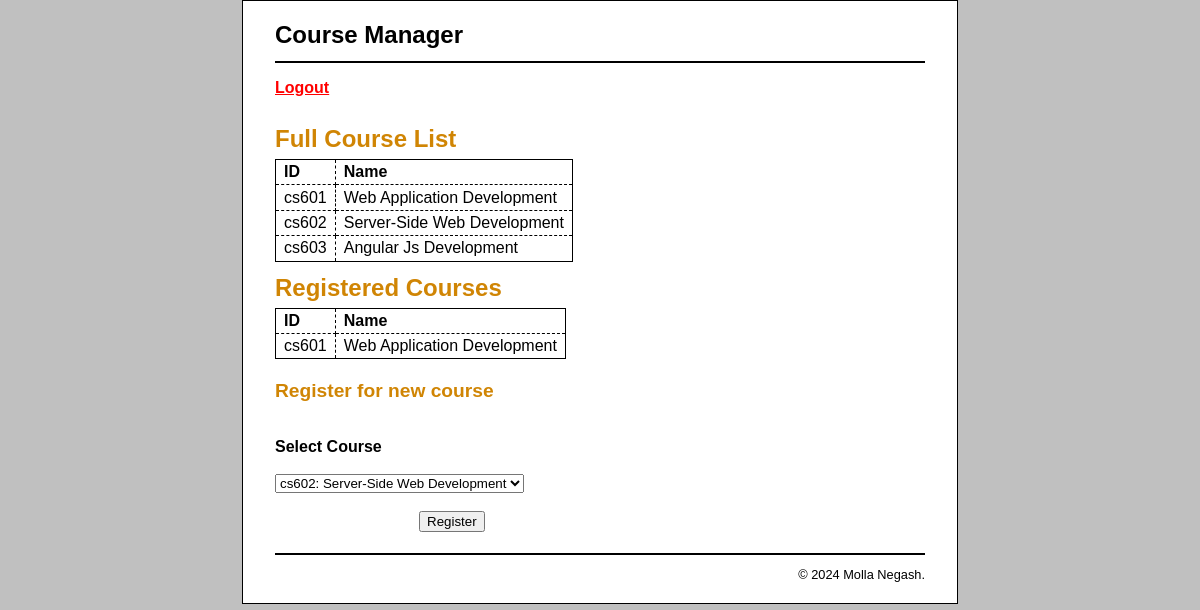
Screenshot of /student_home.php (signed in) with the database file from the repository.
### tables this page shows
CREATE TABLE `courses` (
  `id` int(11) NOT NULL AUTO_INCREMENT,
  `course_name` varchar(100) NOT NULL,
  
  `course_code` varchar(20) NOT NULL,
  PRIMARY KEY (`id`)
);

CREATE TABLE `enrollments` (
  `id` int(11) NOT NULL AUTO_INCREMENT,
  `course_id` int(11) NOT NULL,
  `student_id` int(11) NOT NULL,
  `enrollment_date` datetime DEFAULT current_timestamp(),
  PRIMARY KEY (`id`)
);

### database.php (called while the page is built, shortened)
<?php
	if(isset($_SESSION['user'])){
		$user=$_SESSION['user'];
	}

### student_home.php (the view, shortened to what this page needs)
<?php
require_once('database.php');
$student_id=$user['id'];
try{
	$courses=$db->query("select * from courses order by course_code asc")->fetchAll();
	$q="select * from enrollments enr left join courses c on c.id=enr.course_id where student_id=$student_id";
	$enr_courses=$db->query($q)->fetchAll();
}
catch (PDOException $e) {
	 echo 'Error Message: ' .$e->getMessage();
}
?>
<!DOCTYPE html>
<html>
<head>
    <link rel="stylesheet" type="text/css" href="main.css" />
</head>
<body>
<header><h1>Course Manager</h1></header>
<p><a style="color:red" href="logout.php">Logout</a></p>
<main>
    <h1>Full Course List</h1>
    <table>
        <tr>
            <th>ID</th><th>Name</th>
			<?php
				foreach($courses as $c){
					echo "<tr>";
					echo "<td>".$c['course_code']."</td>";
					echo "<td>".$c['course_name']."</td>";
					echo "</tr>";
				}
			?>
        </tr>
    </table>
	<h1>Registered Courses</h1>
    <table>
        <tr>
            <th>ID</th><th>Name</th>
			<?php
				$already_enrolled=[];
				foreach($enr_courses as $c){
					$already_enrolled[]=$c['id'];
					echo "<tr>";
					echo "<td>".$c['course_code']."</td>";
					echo "<td>".$c['course_name']."</td>";
					echo "</tr>";
				}
				if(empty($already_enrolled)){
					 $new_courses=$courses;
				}
				else{
					$already_enrolled=implode(',',$already_enrolled);
					$q="select * from courses where id not in ($already_enrolled)";
					$new_courses=$db->query($q)->fetchAll();
				}
			?>
        </tr>
    </table>
    <p>
    <h2>Register for new course</h2>
    <form action="add_student.php" method="post" id="add_course_form">
        <input type="hidden" name="student_id" value="<?php echo $student_id?>"><br>
        <strong>Select Course</strong><br><br>
			<select name="course_id">
			<?php
				foreach($new_courses as $st){
					echo "<option value='".$st['id']."'>".$st['course_code'].": ".$st['course_name']."</option>";
				}
			?>
			</select><br><br>
        <label>&nbsp;</label>
        <input type="submit" value="Register"><br>
    </form>
    </main>
    <footer>
        <p>&copy; <?php echo date("Y"); ?> Molla Negash.</p>
    </footer>
</body>
</html>

### main.css (style rules this page uses)
html { background-color: rgb(192, 192, 192); }
body { margin-top: 0; font-family: Arial, Helvetica, sans-serif; width: 650px; margin: 0 auto; background-color: white; border: 1px solid black; padding: .5em 2em; }
header { margin: 0; border-bottom: 2px solid black; }
header h1 { margin: 0; padding: .5em 0; color: black; }
main { margin: 0; }
footer { clear: both; margin-top: 1em; border-top: 2px solid black; }
footer p { text-align: right; font-size: 80%; margin: 1em 0; }
h1 { font-size: 150%; margin: 0; padding: .5em 0 .25em; }
h2 { font-size: 120%; margin: 0; padding: .25em 0 .5em; }
h1, h2 { color: rgb(208, 133, 4); }
a { color: rgb(41, 64, 124); font-weight: bold; }
table { border: 1px solid black; border-collapse: collapse; }
td, th { border: 1px dashed black; padding: .2em .5em .2em .5em; vertical-align: top; text-align: left; }
form { margin: 0; }
#add_course_form { margin: .5em 0 1em; }
#add_course_form label { width: 8em; padding-right: 1em; padding-bottom: .5em; float: left; }
#add_course_form input { float: left; }

### rows the page displays
courses: course_code "cs601", course_name "Web Application Development"
courses: course_code "cs602", course_name "Server-Side Web Development"
courses: course_code "cs603", course_name "Angular Js Development"
enrollments: course.course_code "cs601", course.course_name "Web Application Development"

### other values shown
form field course_id "cs602: Server-Side Web Development"
